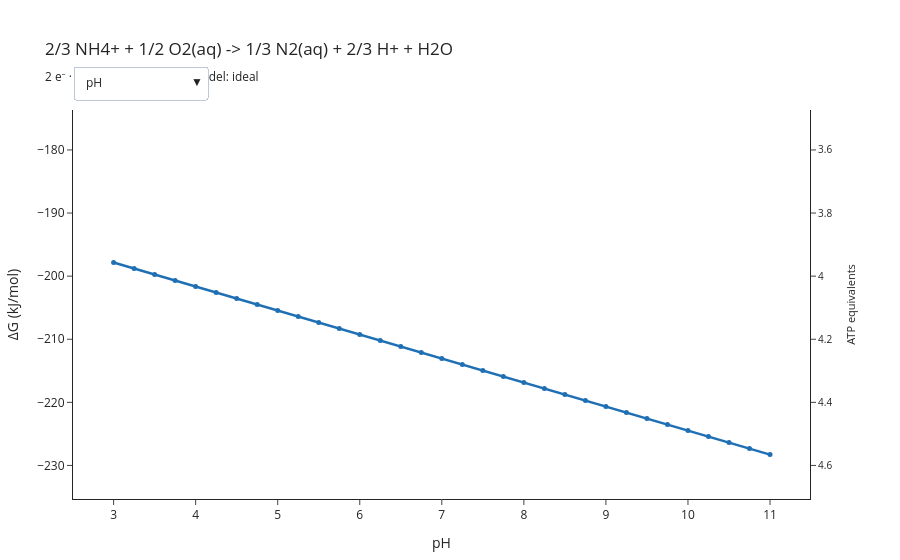

Write notebook code for a chart like this one.
### Markdown cell above
Free energy against pH — and compare it with the manganese case, because the
two go in *opposite directions*. This reaction **releases** two thirds of a
proton per electron pair, so raising the pH makes it *more* favourable:
−205 kJ/mol at pH 5, −228 at pH 11.

The slope is 3.8 kJ/mol per pH unit against manganese's 11.4 — a factor of
three, which is exactly the ratio of their proton coefficients (1 per electron
against 1/3). Nothing about pH sensitivity is arbitrary: it is the proton
stoichiometry, read straight off the balanced half reactions.

### Code cell
with warnings.catch_warnings():
    warnings.simplefilter("ignore")
    aerobic_explorer = plot_energy_explorer(aerobic.renormalized(2))

aerobic_explorer.show()

### Figure 1 — Plotly figure (JSON) as saved in the notebook; plotly's stock layout.template omitted (floating-point values rounded to 4 significant figures)
{"data": [{"hovertemplate": "pH: %{x}<br>ΔG: %{y:.1f} kJ/mol<extra></extra>", "line": {"color": "#1F6FB4", "width": 2.5}, "marker": {"size": 5}, "mode": "lines+markers", "name": "pH", "type": "scatter", "visible": true, "x": [3.0, 3.25, 3.5, 3.75, 4.0, 4.25, 4.5, 4.75, 5.0, 5.25, 5.5, 5.75, 6.0, 6.25, 6.5, 6.75, 7.0, 7.25, 7.5, 7.75, 8.0, 8.25, 8.5, 8.75, 9.0, 9.25, 9.5, 9.75, 10.0, 10.25, 10.5, 10.75, 11.0], "y": [-197.8, -198.8, -199.7, -200.7, -201.6, -202.6, -203.5, -204.5, -205.4, -206.4, -207.3, -208.3, -209.3, -210.2, -211.2, -212.1, -213.1, -214.0, -215.0, -215.9, -216.9, -217.8, -218.8, -219.7, -220.7, -221.6, -222.6, -223.5, -224.5, -225.4, -226.4, -227.3, -228.3]}, {"hovertemplate": "temperature (°C): %{x}<br>ΔG: %{y:.1f} kJ/mol<extra></extra>", "line": {"color": "#1F6FB4", "width": 2.5}, "marker": {"size": 5}, "mode": "lines+markers", "name": "temperature (°C)", "type": "scatter", "visible": false, "x": [0.01, 3.343, 6.676, 10.01, 13.34, 16.68, 20.01, 23.34, 26.67, 30.01, 33.34, 36.67, 40.01, 43.34, 46.67, 50.0, 53.34, 56.67, 60.0, 63.34, 66.67, 70.0, 73.34, 76.67, 80.0, 83.33, 86.67, 90.0, 93.33, 96.67, 100.0], "y": [-211.5, -211.7, -211.9, -212.1, -212.3, -212.5, -212.7, -213.0, -213.2, -213.4, -213.6, -213.8, -214.0, -214.2, -214.4, -214.6, -214.8, -215.0, -215.2, -215.4, -215.7, -215.9, -216.1, -216.3, -216.5, -216.7, -216.9, -217.1, -217.3, -217.5, -217.7]}, {"hovertemplate": "[N2(aq)] (molal): %{x}<br>ΔG: %{y:.1f} kJ/mol<extra></extra>", "line": {"color": "#1F6FB4", "width": 2.5}, "marker": {"size": 5}, "mode": "lines+markers", "name": "[N2(aq)] (molal)", "type": "scatter", "visible": false, "x": [1e-09, 2.154e-09, 4.642e-09, 1e-08, 2.154e-08, 4.642e-08, 1e-07, 2.154e-07, 4.642e-07, 1e-06, 2.154e-06, 4.642e-06, 1e-05, 2.154e-05, 4.642e-05, 0.0001, 0.0002154, 0.0004642, 0.001, 0.002154, 0.004642, 0.01, 0.02154, 0.04642, 0.1], "y": [-230.2, -229.5, -228.9, -228.3, -227.6, -227.0, -226.4, -225.7, -225.1, -224.5, -223.8, -223.2, -222.6, -221.9, -221.3, -220.7, -220.0, -219.4, -218.8, -218.1, -217.5, -216.9, -216.2, -215.6, -215.0]}, {"hovertemplate": "[NH4+] (molal): %{x}<br>ΔG: %{y:.1f} kJ/mol<extra></extra>", "line": {"color": "#1F6FB4", "width": 2.5}, "marker": {"size": 5}, "mode": "lines+markers", "name": "[NH4+] (molal)", "type": "scatter", "visible": false, "x": [1e-09, 2.154e-09, 4.642e-09, 1e-08, 2.154e-08, 4.642e-08, 1e-07, 2.154e-07, 4.642e-07, 1e-06, 2.154e-06, 4.642e-06, 1e-05, 2.154e-05, 4.642e-05, 0.0001, 0.0002154, 0.0004642, 0.001, 0.002154, 0.004642, 0.01, 0.02154, 0.04642, 0.1], "y": [-178.8, -180.1, -181.3, -182.6, -183.9, -185.1, -186.4, -187.7, -189.0, -190.2, -191.5, -192.8, -194.0, -195.3, -196.6, -197.8, -199.1, -200.4, -201.6, -202.9, -204.2, -205.4, -206.7, -208.0, -209.3]}, {"hovertemplate": "[O2(aq)] (molal): %{x}<br>ΔG: %{y:.1f} kJ/mol<extra></extra>", "line": {"color": "#1F6FB4", "width": 2.5}, "marker": {"size": 5}, "mode": "lines+markers", "name": "[O2(aq)] (molal)", "type": "scatter", "visible": false, "x": [1e-09, 2.154e-09, 4.642e-09, 1e-08, 2.154e-08, 4.642e-08, 1e-07, 2.154e-07, 4.642e-07, 1e-06, 2.154e-06, 4.642e-06, 1e-05, 2.154e-05, 4.642e-05, 0.0001, 0.0002154, 0.0004642, 0.001, 0.002154, 0.004642, 0.01, 0.02154, 0.04642, 0.1], "y": [-187.4, -188.3, -189.3, -190.2, -191.2, -192.1, -193.1, -194.0, -195.0, -195.9, -196.9, -197.8, -198.8, -199.7, -200.7, -201.6, -202.6, -203.5, -204.5, -205.4, -206.4, -207.3, -208.3, -209.3, -210.2]}, {"hoverinfo": "skip", "marker": {"opacity": 0}, "mode": "markers", "showlegend": false, "type": "scatter", "x": [3.0], "y": [4.706], "yaxis": "y2"}], "layout": {"annotations": [{"font": {"color": "#8A8A8A", "size": 10}, "showarrow": false, "text": "below the biological energy quantum", "x": 0, "xanchor": "left", "xref": "x domain", "y": 0.0, "yanchor": "top", "yref": "y"}], "hovermode": "x unified", "margin": {"b": 60, "l": 70, "r": 90, "t": 110}, "shapes": [{"line": {"color": "#333333", "width": 1}, "type": "line", "x0": 0, "x1": 1, "xref": "x domain", "y0": 0.0, "y1": 0.0, "yref": "y"}, {"fillcolor": "#E8B84B", "line": {"width": 0}, "opacity": 0.18, "type": "rect", "x0": 0, "x1": 1, "xref": "x domain", "y0": -20.0, "y1": 0.0, "yref": "y"}], "showlegend": false, "title": {"text": "2/3 NH4+ + 1/2 O2(aq) -> 1/3 N2(aq) + 2/3 H+ + H2O<br><sub>2 e⁻ · pH 7 · 25 °C · activity model: ideal</sub>"}, "updatemenus": [{"buttons": [{"args": [{"visible": [true, false, false, false, false]}, {"xaxis.title.text": "pH", "xaxis.type": "linear"}], "label": "pH", "method": "update"}, {"args": [{"visible": [false, true, false, false, false]}, {"xaxis.title.text": "temperature (°C)", "xaxis.type": "linear"}], "label": "temperature (°C)", "method": "update"}, {"args": [{"visible": [false, false, true, false, false]}, {"xaxis.title.text": "[N2(aq)] (molal)", "xaxis.type": "log"}], "label": "[N2(aq)] (molal)", "method": "update"}, {"args": [{"visible": [false, false, false, true, false]}, {"xaxis.title.text": "[NH4+] (molal)", "xaxis.type": "log"}], "label": "[NH4+] (molal)", "method": "update"}, {"args": [{"visible": [false, false, false, false, true]}, {"xaxis.title.text": "[O2(aq)] (molal)", "xaxis.type": "log"}], "label": "[O2(aq)] (molal)", "method": "update"}], "direction": "down", "pad": {"r": 10, "t": 10}, "showactive": true, "x": 0.0, "xanchor": "left", "y": 1.14, "yanchor": "top"}], "xaxis": {"title": {"text": "pH"}, "type": "linear"}, "yaxis": {"range": [-235.3, -173.7], "title": {"text": "ΔG (kJ/mol)"}}, "yaxis2": {"overlaying": "y", "range": [4.706, 3.473], "showgrid": false, "side": "right", "tickfont": {"size": 10}, "title": {"font": {"size": 11}, "text": "ATP equivalents"}}}}
